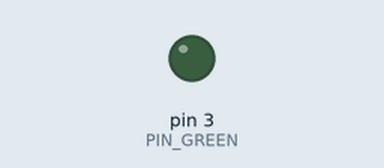
This sketch was run on a simulated Arduino Uno, built with avr-gcc and run on an emulated ATmega328P. Shown: output pins drawn as LEDs (lit = HIGH).

Above: at 0.05 s.
At 1.2 s:
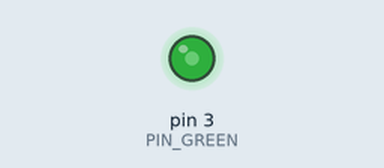
At 2.35 s:
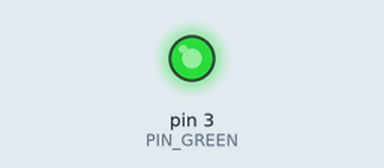
At 4.65 s:
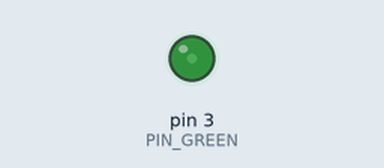
Timing chart, 0 to 6.6 s (numbered marks = the images above):
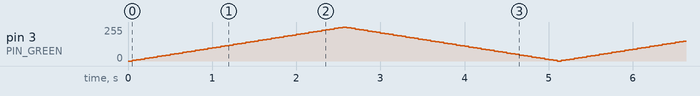

The sketch:

declaracion_switch.ino
```cpp
// Declaracion SWITCH
// Definimos etiquetas
#define PIN_GREEN     3   // Pin led verde

// Declaramos variables
byte brillo = 0;
char paso = 5; // Paso para el aumento y disminución del brillo

void setup() {
  // Configuramos los pines
  pinMode(PIN_GREEN, OUTPUT); // Definimos PIN_GREEN como una salida
}

void loop() {
  analogWrite(PIN_GREEN, brillo);           // Definimos el brillo a PIN_GREEN
  brillo = brillo + paso;                   // Aumentamos o disminuimos el brillo
  switch(brillo){   // Dependiendo del valor de brillo
    case 0:         // Si es 0
      paso = 5;     // Vamos a aumentar el brillo
      break;
    case 255:       // Si es 255
      paso = -5;    // Vamos a disminuir el brillo
      break;
  }
  delay(50);            // Esperamos 50 ms
}
```
